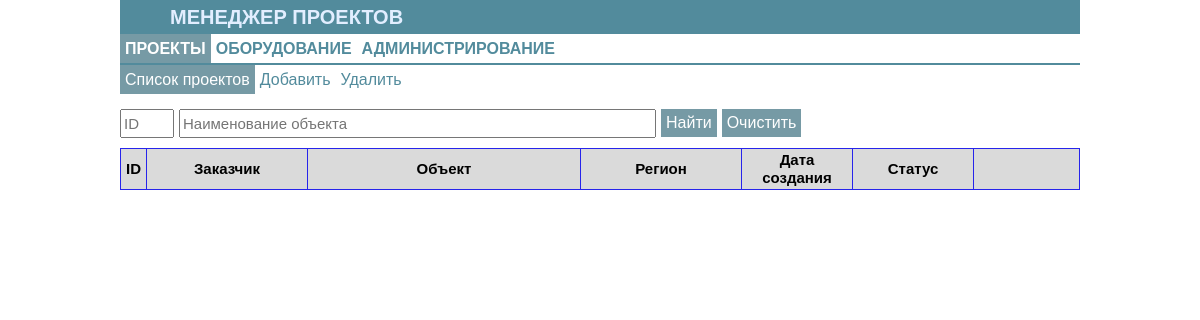
The app's page /list_prj_form, older data.
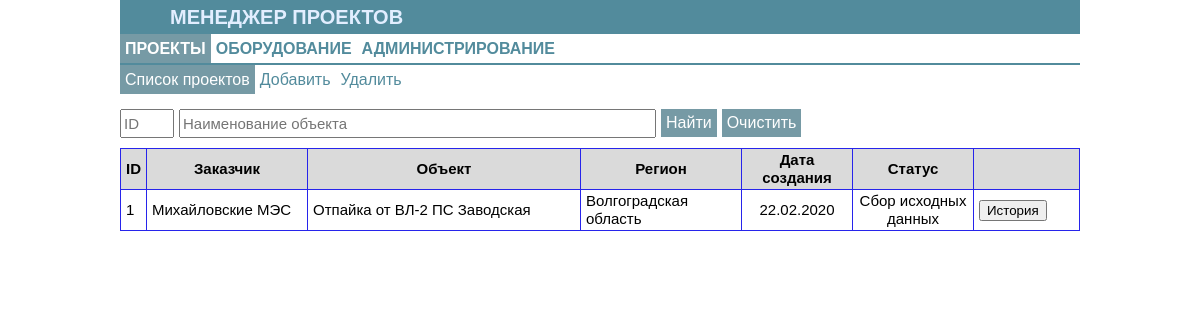
The same page, newer data.
### tables this page shows
CREATE TABLE prj (
                            id_prj integer not null primary key autoincrement,
                            id_cust integer not null,
                            object text COLLATE NOCASE,
                            id_deliv_reg integer not null,
                            date_creat date,
                            id_status integer not null,
                            foreign key (id_cust) references customer(id_cust),
                            foreign key (id_deliv_reg) references region(id_region),
                            foreign key (id_status) references prj_stat(id_pstat));

CREATE TABLE customer (
                            id_cust integer not null primary key autoincrement,
                            name_customer text not null COLLATE NOCASE,
                            profile text COLLATE NOCASE);

CREATE TABLE region (
                            id_region integer not null primary key,
                            name_region text not null COLLATE NOCASE);

CREATE TABLE prj_stat (
                            id_pstat integer not null primary key autoincrement,
                            name_status text not null COLLATE NOCASE);

### app_equip.py (the view)
@app.route('/')
@app.route('/list_prj_form', methods=['GET','POST'])
def list_prj() -> str:
    dbs = db_sqlite.EquipDB()
    id_prj =''
    object =''
    prj_stat = ''
    result = dbs.get_prj(id = id_prj, object = object, stat = prj_stat)
    return render_template('list_prj_form.html', the_title='CПИСОК ПРОЕКТОВ', the_results=result, the_part1='prj', the_part2='prj')

### db_sqlite.py (called while the page is built)
def sqlite_lower(value_):
        return value_.lower()

    def get_prj(self, id="", object="", stat=""):
        with sqlite3.connect(self._database) as connection:
            connection.create_collation("NOCASE", ignore_case_collation)
            connection.create_function("LOWER", 1, sqlite_lower)
            result = connection.execute("""select prj.id_prj, customer.name_customer, prj.object, region.name_region, prj.date_creat, prj_stat.name_status
                            from prj, customer, region, prj_stat
                            where id_prj LIKE ? and LOWER(object) LIKE ? and id_status LIKE ?
                            and prj.id_cust=customer.id_cust
                            and prj.id_deliv_reg=region.id_region
                            and prj.id_status=prj_stat.id_pstat """,
                            (f'%{id}%', f'%{object.lower()}%', f'%{stat.lower()}%'))
        return result

### templates/list_prj_form.html (shortened to what this page needs)
{% extends 'base_prj.html' %}
{% block body %}
<form method='POST' action='/list_prj_form'>
    <div class="div_float">
        <input class='input_filtr' name='search_id' type='TEXT' value='' placeholder="ID" size="3">
    </div>
    <div class="div_float">
        <input class='input_filtr' name='search_name_prj' type='TEXT' value="" placeholder="Наименование объекта" size="50">
    </div>
    <div class="div_float">
        <input class='form_button' value='Найти' type='SUBMIT'>
    </div>
    <div class="div_float">
        <input class='form_button' value='Очистить' type='Reset'>
    </div>
</form>
<form method='POST' action='#'>
<table class="table">
<thead>
    <tr>
        <td width=10px>ID</td>
        <td width=150px align='center'>Заказчик</td>
        <td align='center'>Объект</td>
        <td width=150px align='center'>Регион</td>
        <td width=100px align='center'>Дата создания</td>
        <td width=110px align='center'>Статус</td>
        <td width=95px> </td>
    </tr>
</thead>
<tbody>
    {% for i in the_results %}
        <tr>
            <td>{{i[0]}}</td>
            <td>{{i[1]}}</td>
            <td>{{i[2]}}</td>
            <td>{{i[3]}}</td>
            <td align='center'>{{i[4]}}</td>
            <td align='center'>{{i[5]}}</td>
            <td><button name='id_1_eq' value={{i[0]}} type='SUBMIT'>История</button></td>
        </tr>
    {% endfor %}
</tbody>
</table>
</form>
{% endblock %}

### templates/base_prj.html (shortened to what this page needs)
{% extends 'main.html' %}
{% block secondhead %}
<div class="div_nav2">
    {% if the_part2=='prj' %}
        <div class="select">
            <a class="a_nav" href="/list_prj_form">Список проектов</a>
        </div>
        {% else %}
            <div>
                <a class="a_nav" href="/list_prj_form">Список проектов</a>
            </div>
    {% endif %}
    {% if the_part2=='add' %}
        <div class="select">
            <a class="a_nav" href="/add_prj_form">Добавить</a>
        </div>
        {% else %}
            <div>
                <a class="a_nav" href="/add_prj_form">Добавить</a>
            </div>
    {% endif %}
    {% if the_part2=='del' %}
        <div class="select">
            <a class="a_nav" href="/del_prj_form">Удалить</a>
        </div>
        {% else %}
            <div>
                <a class="a_nav" href="/del_prj_form">Удалить</a>
            </div>
    {% endif %}
</div>
<div class="div_sep"></div>
{% block body %}
{% endblock body %}
{% endblock secondhead %}

### templates/main.html (shortened to what this page needs)
<!doctype html>
<html>
    <head>
        <link rel="stylesheet" href="static/main.css" />
    </head>
    <body>
        <div class="div_title">
            МЕНЕДЖЕР ПРОЕКТОВ
        </div>
        <div class="div_nav1">
            {% if the_part1=='prj' %}
                <div class="select">
                    <a class="a_nav" href="/list_prj_form">ПРОЕКТЫ</a>
                </div>
                {% else %}
                    <div>
                        <a class="a_nav" href="/list_prj_form">ПРОЕКТЫ</a>
                    </div>
            {% endif %}
            {% if the_part1=='equip' %}
                <div class="select">
                    <a class="a_nav" href="/eqip_prices">ОБОРУДОВАНИЕ</a>
                </div>
                {% else %}
                    <div>
                        <a class="a_nav" href="/eqip_prices">ОБОРУДОВАНИЕ</a>
                    </div>
            {% endif %}
            {% if the_part1=='adm' %}
                <div class="select">
                    <a class="a_nav" href="/admin">АДМИНИСТРИРОВАНИЕ</a>
                </div>
                {% else %}
                <div>
                    <a class="a_nav" href="/admin">АДМИНИСТРИРОВАНИЕ</a>
                </div>
            {% endif %}
        </div>
        <div class="div_line"></div>
        {% block secondhead %}
        {% endblock %}
    </body>
</html>

### static/main.css (style rules this page uses)
body { font-family: Arial, sans-serif; font-size: 15px; line-height: 1.2; color:black; background-color: #ffffff; margin-left: 10%; margin-right: 10%; margin-top: 0%; margin-bottom: 0%; }
.div_title { font-family: Arial, sans-serif; font-size: 20px; font-weight: bold; color: #e2eeff; background-color: #528b9c; margin: 0; padding: 5px 50px; }
.div_line { background-color: #528b9c; height: 2px; padding: 0px; margin: 0px; }
.div_nav1 { font-size: 16px; font-weight: bold; margin: 0px; float: none; }
.div_nav1 div { float: left; margin: 0; padding: 5px; }
.div_nav1 .select { background-color: #769aa5; float: left; margin: 0; padding: 5px; }
.div_nav2 { font-size: 16px; font-weight: normal; margin: 0px; float: none; }
.div_nav2 div { float: left; margin: 0; padding: 5px; }
.div_nav2 .select { background-color: #769aa5; float: left; margin: 0; padding: 5px; }
.a_nav { color:#528b9c; text-decoration: none; }
.select .a_nav { color:white; }
.div_float { float: left; margin: 0; padding: 5px; padding-left: 0px; }
.div_sep { height: 10px; }
.input_filtr { height: 23px; font-size: 15px; }
.form_button { color: white; font-size: 16px; font-weight: normal; background-color: #769aa5; border: 0; padding: 5px; }
div { margin-left: 10px; margin-right: 10px; }
.table { border: 1px solid #2724eb; width: 100%; border-collapse: collapse; table-layout: auto; margin-top: 5px; }
.table thead { background-color: #dadada; font-weight: bold; }
.table td { border: 1px solid #2724eb; padding: 2px 5px; }

Row changes from the older to the newer data that the page shows:
added prj: id_prj "1", name_customer "Михайловские МЭС", object "Отпайка от ВЛ-2 ПС Заводская", name_region "Волгоградская область", date_creat "22.02.2020", name_status "Сбор исходных данных"
